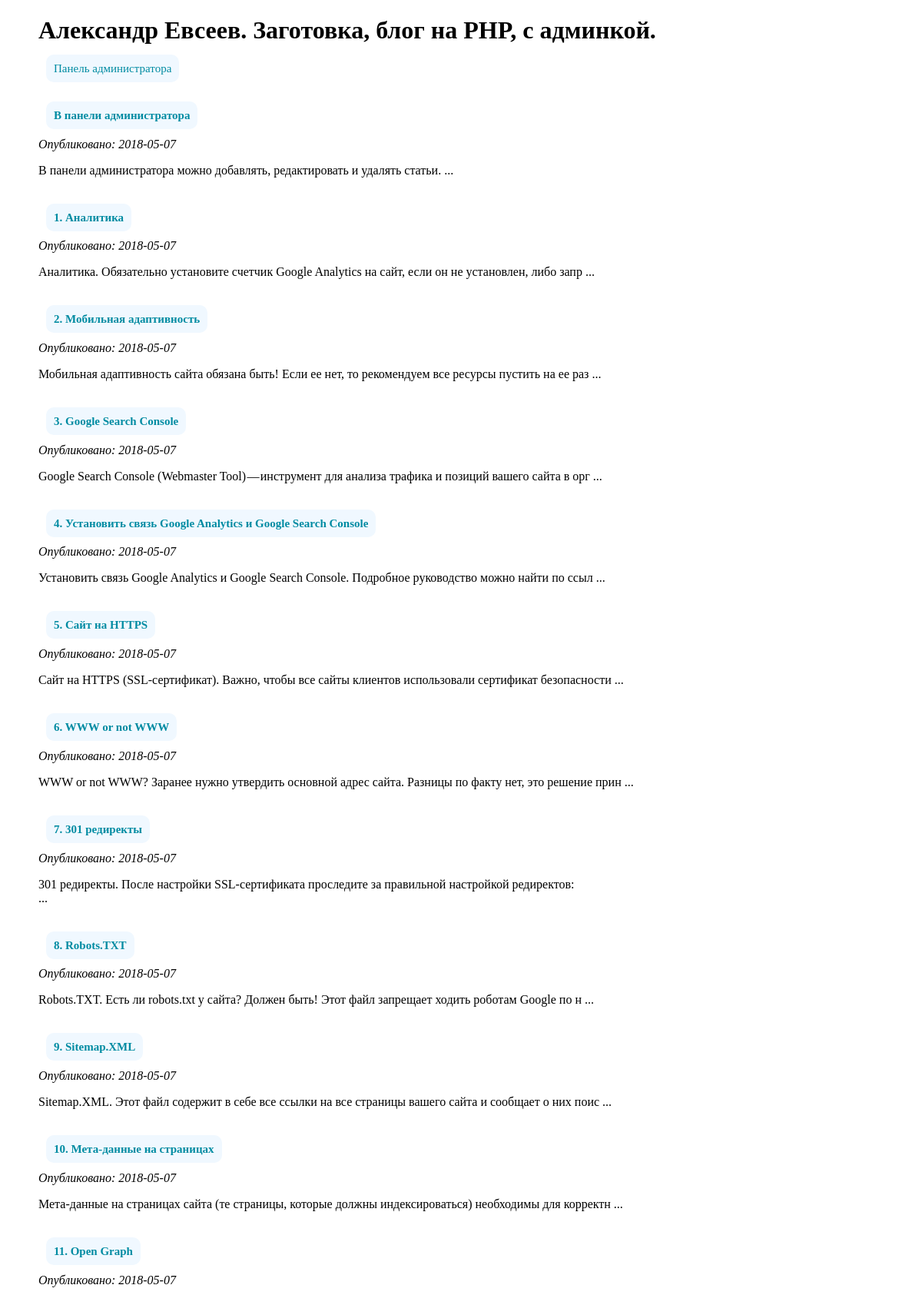
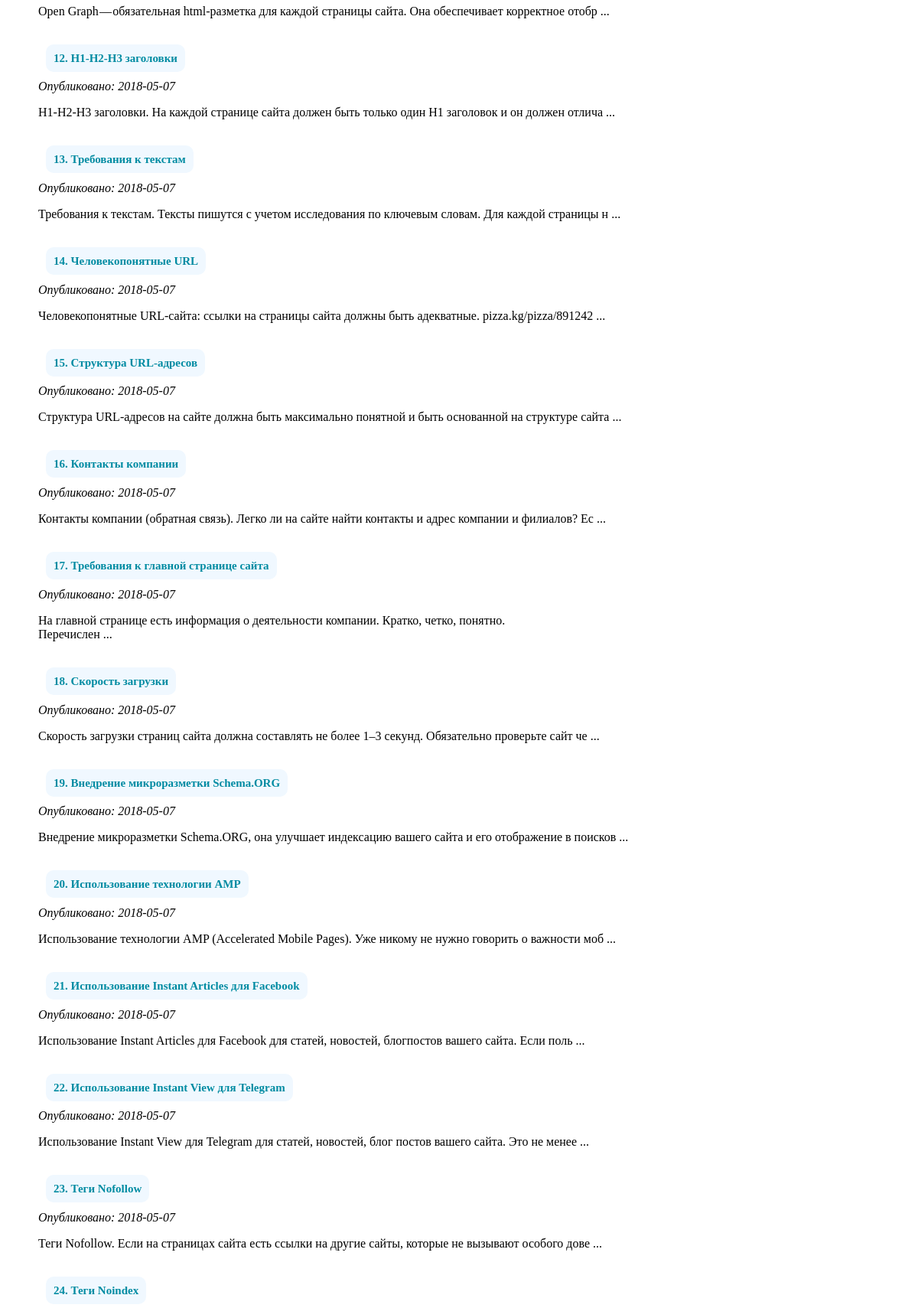
The page / (upper part) on the database its author committed (2 pictures, top to bottom).
### tables this page shows
CREATE TABLE `articles` (
  `id` int(11) NOT NULL,
  `title` varchar(255) NOT NULL,
  `content` text NOT NULL,
  `date` date NOT NULL
);

### index.php (called while the page is built)
<?php
require_once("database.php");
require_once("models/articles.php");
    $link = db_connect();
    $articles = articles_all($link);
include("views/articles.php");
?>

### models/articles.php (called while the page is built, shortened)
<?php
function articles_all($link)
{
    $query = "SELECT * FROM articles ORDER BY id DESC";
    $result = mysqli_query($link, $query);
    $n = mysqli_num_rows($result);
    $articles = array();
    for ($i = 0; $i < $n; $i++) {
        $row = mysqli_fetch_assoc($result);
        $articles[] = $row;
    }
    return $articles;
}
function articles_intro($text, $len = 100)
{
    return mb_substr($text, 0, $len).'  ...';
}
?>

### views/articles.php (the view, shortened to what this page needs)
<!DOCTYPE html>
<html lang="ru">
<head>
    <link rel="stylesheet" href="views/style.css">
</head>
<body class="Site">
<div class="container Site-content">
    <h1>Александр Евсеев. Заготовка, блог на PHP, с админкой.</h1>
    <div class="article"><a href="admin">Панель администратора</a></div>
    <main>
        <?php foreach ($articles as $a): ?>
            <div class="article">
                <h3><a href="article.php?id=<?= $a['id'] ?>"><?= $a['title'] ?></a></h3>
                <em>Опубликовано: <?= $a['date'] ?></em>
                <p><?= articles_intro($a['content']) ?></p>
            </div>
        <?php endforeach ?>
    </main>
</div>
</body>
</html>

### views/style.css (style rules this page uses)
.Site { display: flex; flex-direction: column; min-height: 100vh; margin: 0; }
.Site-content { flex: 1; }
h1 { margin-left: 50px; }
.article { margin: 0 40px 40px 50px; }
a { padding: 10px; text-decoration: none; color: #008ba2; margin: 10px; background-color: aliceblue; border: 2px; border-color: aliceblue; border-radius: 10px; font-size: 15px; }

### rows shown on the page
articles: title "В панели администратора", date "2018-05-07", content "В панели администратора можно добавлять, редактировать и удалять статьи. ..."
articles: title "1. Аналитика", date "2018-05-07", content "Аналитика. Обязательно установите счетчик Google Analytics на сайт, если он не установлен, либо запр ..."
articles: title "2. Мобильная адаптивность", date "2018-05-07", content "Мобильная адаптивность сайта обязана быть! Если ее нет, то рекомендуем все ресурсы пустить на ее раз ..."
articles: title "3. Google Search Console", date "2018-05-07", content "Google Search Console (Webmaster Tool) — инструмент для анализа трафика и позиций вашего сайта в орг ..."
articles: title "4. Установить связь Google Analytics и Google Search Console", date "2018-05-07", content "Установить связь Google Analytics и Google Search Console. Подробное руководство можно найти по ссыл ..."
articles: title "5. Сайт на HTTPS", date "2018-05-07", content "Сайт на HTTPS (SSL-сертификат). Важно, чтобы все сайты клиентов использовали сертификат безопасности ..."
articles: title "6. WWW or not WWW", date "2018-05-07", content "WWW or not WWW? Заранее нужно утвердить основной адрес сайта. Разницы по факту нет, это решение прин ..."
articles: title "7. 301 редиректы", date "2018-05-07", content "301 редиректы. После настройки SSL-сертификата проследите за правильной настройкой редиректов: ..."
articles: title "8. Robots.TXT", date "2018-05-07", content "Robots.TXT. Есть ли robots.txt у сайта? Должен быть! Этот файл запрещает ходить роботам Google по н ..."
articles: title "9. Sitemap.XML", date "2018-05-07", content "Sitemap.XML. Этот файл содержит в себе все ссылки на все страницы вашего сайта и сообщает о них поис ..."
articles: title "10. Мета-данные на страницах", date "2018-05-07", content "Мета-данные на страницах сайта (те страницы, которые должны индексироваться) необходимы для корректн ..."
articles: title "11. Open Graph", date "2018-05-07", content "Open Graph — обязательная html-разметка для каждой страницы сайта. Она обеспечивает корректное отобр ..."
articles: title "12. H1-H2-H3 заголовки", date "2018-05-07", content "H1-H2-H3 заголовки. На каждой странице сайта должен быть только один H1 заголовок и он должен отлича ..."
articles: title "13. Требования к текстам", date "2018-05-07", content "Требования к текстам. Тексты пишутся с учетом исследования по ключевым словам. Для каждой страницы н ..."
articles: title "14. Человекопонятные URL", date "2018-05-07", content "Человекопонятные URL-сайта: ссылки на страницы сайта должны быть адекватные. pizza.kg/pizza/891242 ..."
articles: title "15. Структура URL-адресов", date "2018-05-07", content "Структура URL-адресов на сайте должна быть максимально понятной и быть основанной на структуре сайта ..."
articles: title "16. Контакты компании", date "2018-05-07", content "Контакты компании (обратная связь). Легко ли на сайте найти контакты и адрес компании и филиалов? Ес ..."
articles: title "17. Требования к главной странице сайта", date "2018-05-07", content "На главной странице есть информация о деятельности компании. Кратко, четко, понятно. Перечислен ..."
articles: title "18. Скорость загрузки", date "2018-05-07", content "Скорость загрузки страниц сайта должна составлять не более 1–3 секунд. Обязательно проверьте сайт че ..."
articles: title "19. Внедрение микроразметки Schema.ORG", date "2018-05-07", content "Внедрение микроразметки Schema.ORG, она улучшает индексацию вашего сайта и его отображение в поисков ..."
articles: title "20. Использование технологии AMP", date "2018-05-07", content "Использование технологии AMP (Accelerated Mobile Pages). Уже никому не нужно говорить о важности моб ..."
articles: title "21. Использование Instant Articles для Facebook", date "2018-05-07", content "Использование Instant Articles для Facebook для статей, новостей, блогпостов вашего сайта. Если поль ..."
articles: title "22. Использование Instant View для Telegram", date "2018-05-07", content "Использование Instant View для Telegram для статей, новостей, блог постов вашего сайта. Это не менее ..."
articles: title "23. Теги Nofollow", date "2018-05-07", content "Теги Nofollow. Если на страницах сайта есть ссылки на другие сайты, которые не вызывают особого дове ..."
articles: title "24. Теги Noindex"
